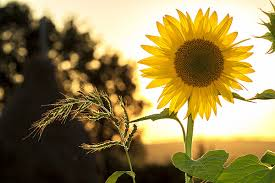
#> input picture images/test.jpg, 275 x 183 px, found by its file name
$ python imagebasics.py
#> lines starting #> are read from the running program, lines starting #| are printed output that depends on the picture
import cv2
import matplotlib.pyplot as plt

image = cv2.imread("images/test.jpg")
#> image is the input picture: shape (183, 275, 3); mean B, G, R 79.7, 129, 146.4


print("Image loaded successfully")
print("Shape:", image.shape)
#| Shape: (183, 275, 3)

height = image.shape[0]
#> height = 183
width = image.shape[1]
#> width = 275
channels = image.shape[2]
#> channels = 3

print("Height:", height)
#| Height: 183
print("Width:", width)
#| Width: 275
print("Channels:", channels)
#| Channels: 3

total_pixels = height * width
#> total_pixels = 50325

print("Total pixels:", total_pixels)
#| Total pixels: 50325

print("Data type:", image.dtype)
#| Data type: uint8

pixel = image[100, 200]
#> pixel = [12, 179, 236]

print("Pixel at row 100, column 200:", pixel)
#| Pixel at row 100, column 200: [ 12 179 236]

blue = image[:, :, 0]
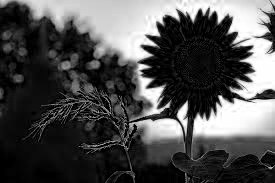
#> blue: shape (183, 275); min 0, max 255, mean 79.7
green = image[:, :, 1]
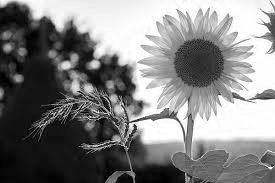
#> green: shape (183, 275); min 0, max 255, mean 129
red = image[:, :, 2]
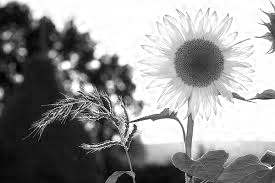
#> red: shape (183, 275); min 0, max 255, mean 146.4

print("Blue channel shape:", blue.shape)
#| Blue channel shape: (183, 275)
print("Green channel shape:", green.shape)
#| Green channel shape: (183, 275)
print("Red channel shape:", red.shape)
#| Red channel shape: (183, 275)

#cv2.imshow("Original Image", image)

cv2.waitKey(0)
cv2.destroyAllWindows()

#BGR --> RBG

rgb_image = cv2.cvtColor(image, cv2.COLOR_BGR2RGB)
print("BGR pixel:", image[100, 200])
#| BGR pixel: [ 12 179 236]
print("RGB pixel:", rgb_image[100, 200])
#| RGB pixel: [236 179  12]


#BGR TO GRAYSCALE

gray_image = cv2.cvtColor(image, cv2.COLOR_BGR2GRAY)
print("Color shape:", image.shape)
#| Color shape: (183, 275, 3)
print("Grayscale shape:", gray_image.shape)
#| Grayscale shape: (183, 275)


#BGR TO HSV

hsv_image = cv2.cvtColor(image, cv2.COLOR_BGR2HSV)
#> hsv_image: shape (183, 275, 3); mean H, S, V 26.1, 141.6, 147.3
print("HSV shape:", hsv_image.shape)
#| HSV shape: (183, 275, 3)

#all 4images


plt.figure(figsize=(12, 8))

plt.subplot(2, 2, 1)
plt.imshow(rgb_image)
plt.title("RGB")
plt.axis("off")

plt.subplot(2, 2, 2)
plt.imshow(gray_image, cmap="gray")
plt.title("Grayscale")
plt.axis("off")

plt.subplot(2, 2, 3)
plt.imshow(hsv_image)
plt.title("HSV array")
plt.axis("off")

plt.subplot(2, 2, 4)
plt.imshow(image)
plt.title("OpenCV BGR shown directly")
plt.axis("off")

plt.show()
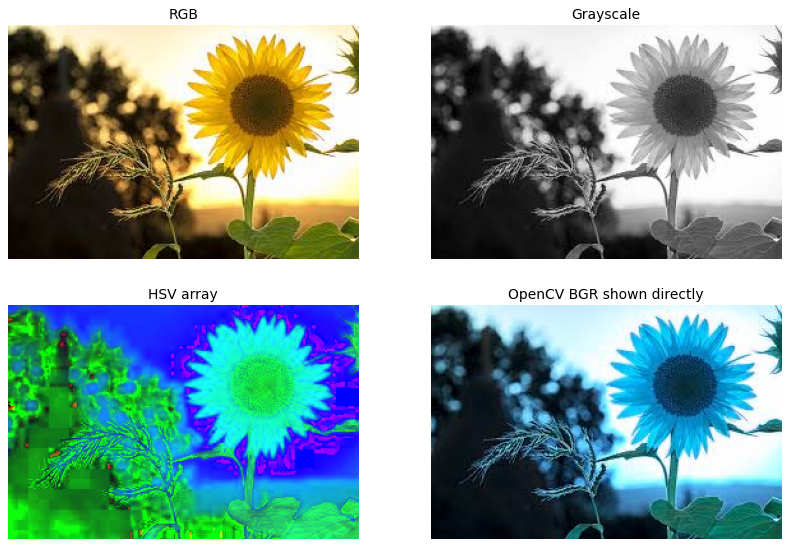
#> figure drawn by matplotlib, 4 panels; B, G, R data is drawn as R, G, B

$ run again, with images/IMG10.jpg copied over images/test.jpg
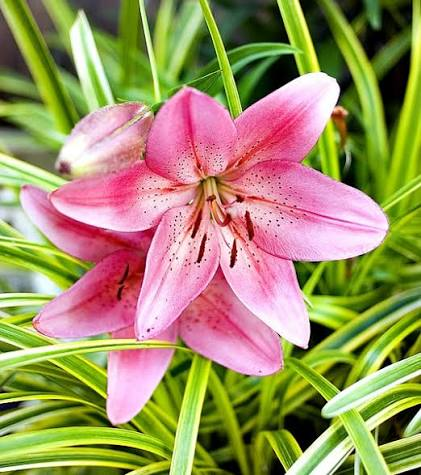
#> input picture images/IMG10.jpg, 421 x 475 px, found by its file name
#> image is the input picture: shape (475, 421, 3); mean B, G, R 98.9, 146.1, 158.7
#| Shape: (475, 421, 3)
#| Height: 475
#| Width: 421
#| Channels: 3
#| Total pixels: 199975
#| Data type: uint8
#> pixel = [213, 143, 244]
#| Pixel at row 100, column 200: [213 143 244]
#> `green = image[:, :, 1]`:
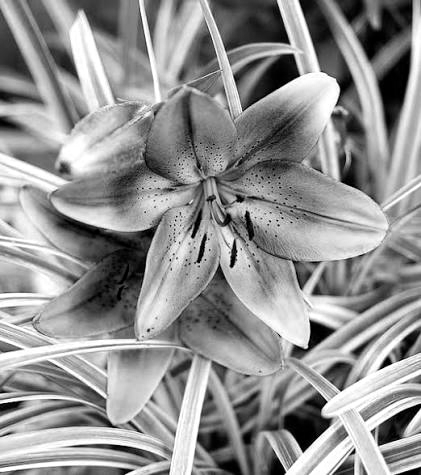
#> green: shape (475, 421); min 0, max 255, mean 146.1
#| Blue channel shape: (475, 421)
#| Green channel shape: (475, 421)
#| Red channel shape: (475, 421)
#| BGR pixel: [213 143 244]
#| RGB pixel: [244 143 213]
#> `gray_image = cv2.cvtColor(image, cv2.COLOR_BGR2GRAY)`:
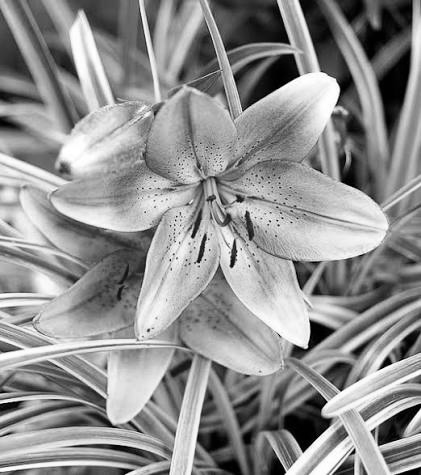
#> gray_image: shape (475, 421); min 0, max 255, mean 144.5
#| Color shape: (475, 421, 3)
#| Grayscale shape: (475, 421)
#> hsv_image: shape (475, 421, 3); mean H, S, V 82.2, 147.6, 177
#| HSV shape: (475, 421, 3)

$ run again, with images/IMG2.jpg copied over images/test.jpg
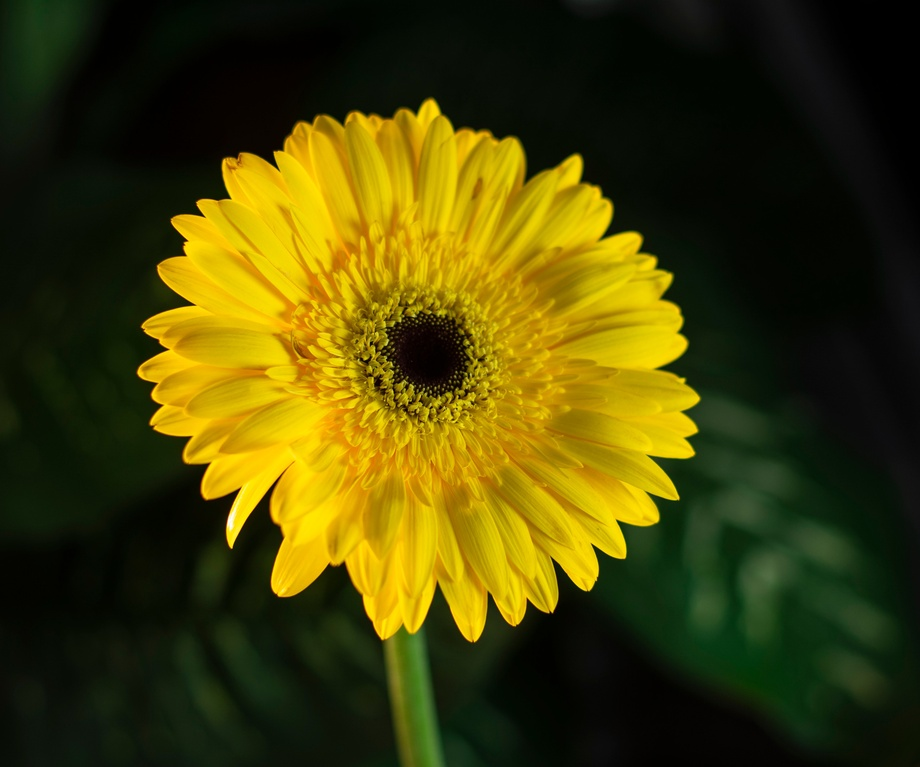
#> input picture images/IMG2.jpg, 920 x 767 px, shrunk from 4800 x 4000 before the run, found by its file name
#> image is the input picture: shape (767, 920, 3); mean B, G, R 6.4, 64.3, 69.5
#| Shape: (767, 920, 3)
#| Height: 767
#| Width: 920
#| Channels: 3
#| Total pixels: 705640
#| Data type: uint8
#> pixel = [0, 3, 7]
#| Pixel at row 100, column 200: [0 3 7]
#> `red = image[:, :, 2]`:
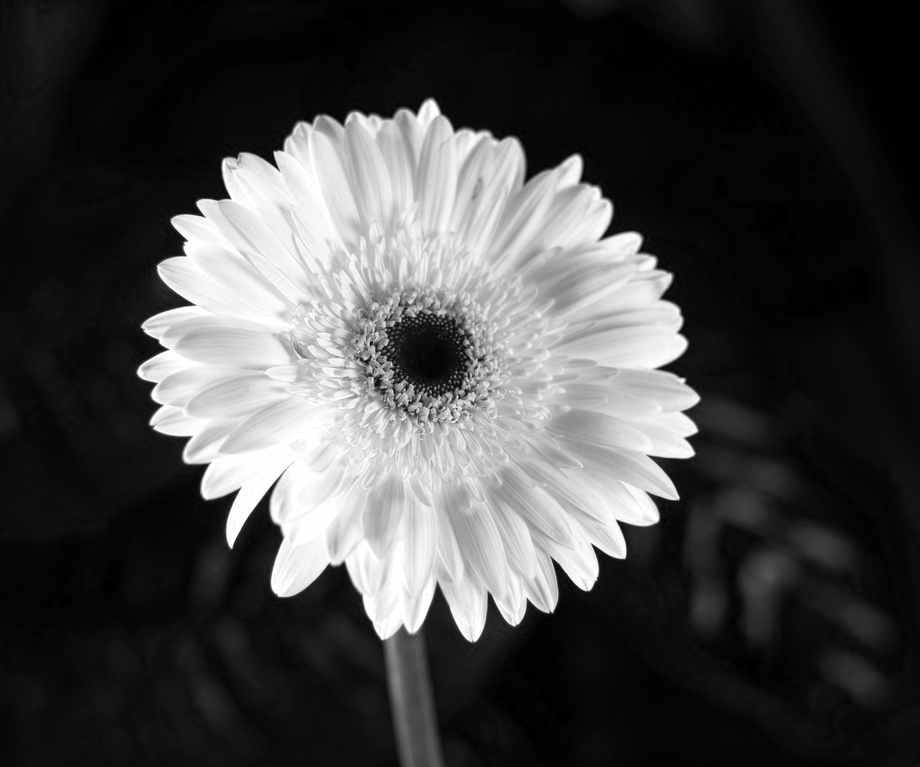
#> red: shape (767, 920); min 0, max 255, mean 69.5
#| Blue channel shape: (767, 920)
#| Green channel shape: (767, 920)
#| Red channel shape: (767, 920)
#| BGR pixel: [0 3 7]
#| RGB pixel: [7 3 0]
#| Color shape: (767, 920, 3)
#| Grayscale shape: (767, 920)
#> hsv_image: shape (767, 920, 3); mean H, S, V 38.1, 190.4, 76.1
#| HSV shape: (767, 920, 3)
#> `plt.show()`:
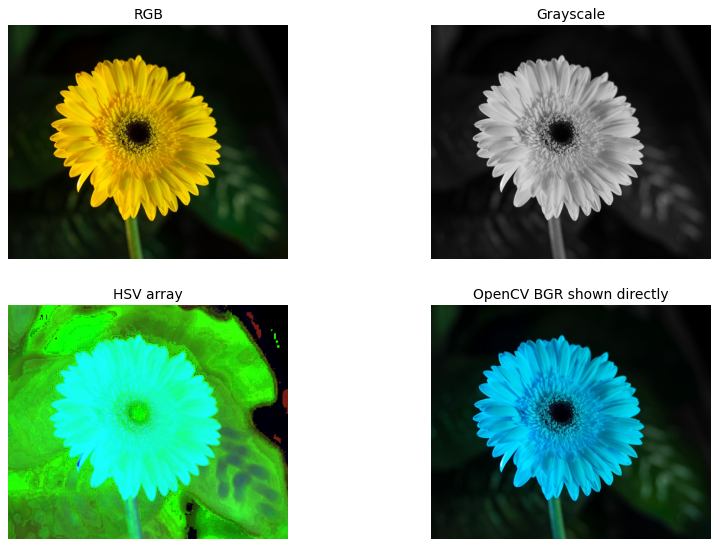
#> figure drawn by matplotlib, 4 panels; B, G, R data is drawn as R, G, B
